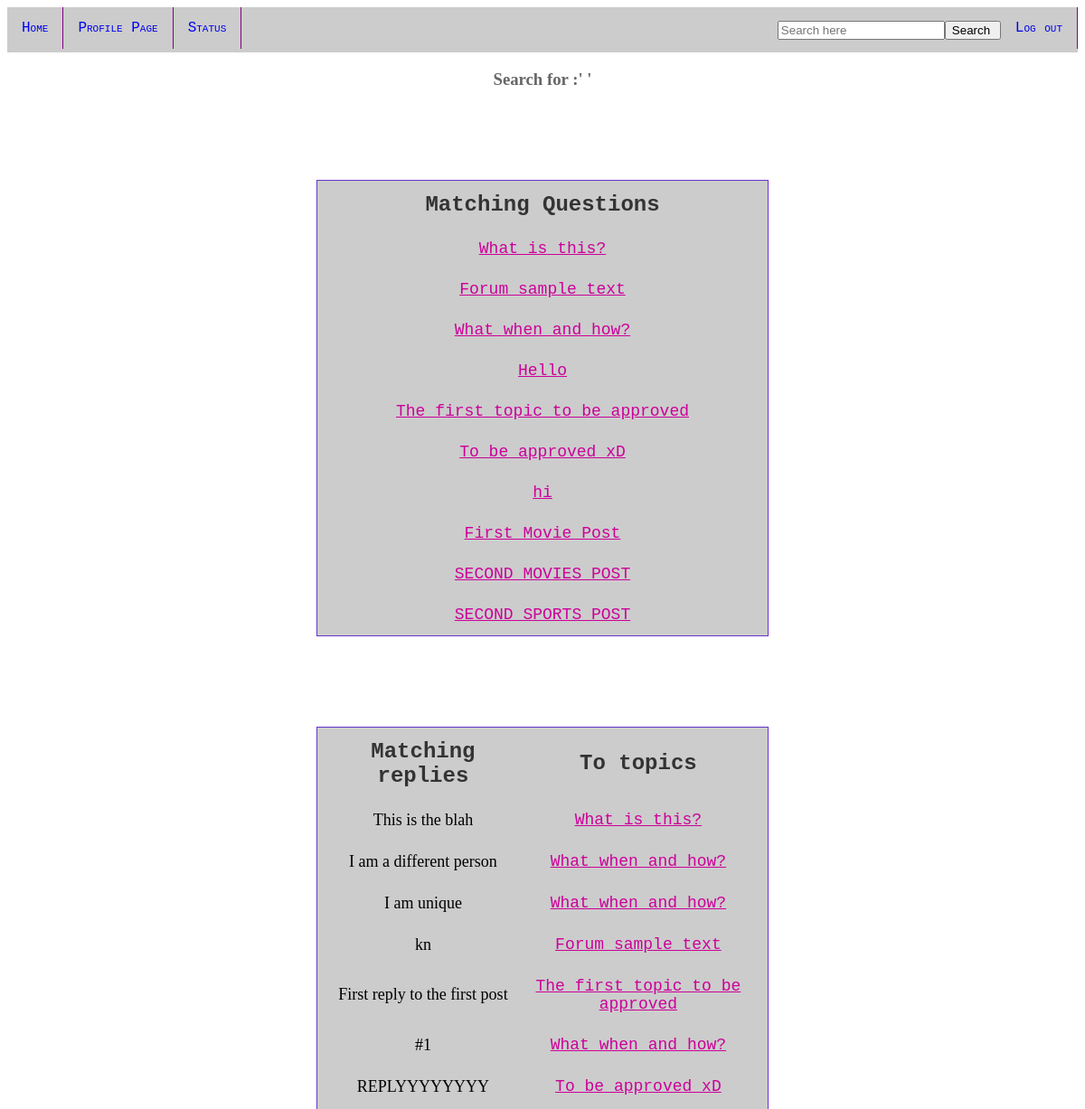
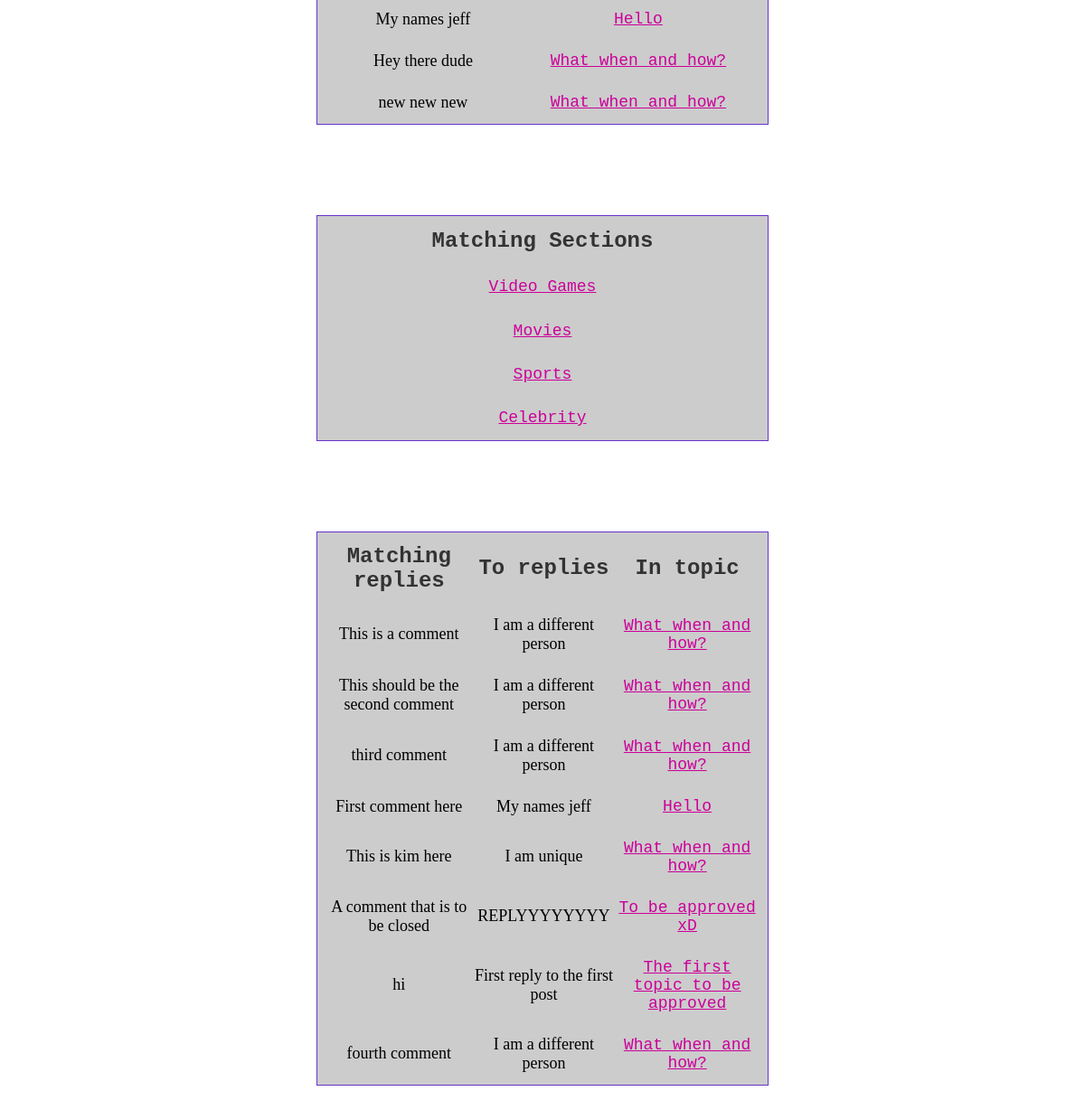
Screenshot of /search.php with the database file from the repository (2 pictures, top to bottom).
### tables this page shows
CREATE TABLE `question` (
  `Id` int(2) DEFAULT NULL,
  `Submitter` varchar(100) NOT NULL,
  `Topic` varchar(100) NOT NULL,
  `Section` varchar(100) NOT NULL,
  `Approved` int(2) NOT NULL DEFAULT '0',
  `Closed` int(2) NOT NULL DEFAULT '0',
  `Time` varchar(100) NOT NULL,
  `Reason` varchar(100) DEFAULT NULL
);

CREATE TABLE `reply` (
  `Topic` varchar(100) DEFAULT NULL,
  `Section` varchar(100) DEFAULT NULL,
  `Reply` varchar(100) DEFAULT NULL,
  `Submitter` varchar(100) DEFAULT NULL,
  `Time` varchar(100) NOT NULL,
  `Approved` int(2) NOT NULL DEFAULT '0',
  `Reason` varchar(100) DEFAULT NULL,
  `Rexists` int(2) NOT NULL DEFAULT '0'
);

CREATE TABLE `section` (
  `Section` varchar(100) NOT NULL,
  `Approved` int(2) NOT NULL DEFAULT '0'
);

CREATE TABLE `replyreply` (
  `Replyto` varchar(100) NOT NULL,
  `Submitter` varchar(100) DEFAULT NULL,
  `Time` varchar(100) NOT NULL,
  `Content` varchar(100) DEFAULT NULL,
  `Approved` int(2) DEFAULT '0'
);

### search.php (the view, shortened to what this page needs)
<!DOCTYPE html PUBLIC "-//W3C//DTD XHTML 1.0 Transitional//EN" "http://www.w3.org/TR/xhtml1/DTD/xhtml1-transitional.dtd">
<html xmlns="http://www.w3.org/1999/xhtml">
<head>
</head>
<body>
<?php
require_once('config.php');
require_once('navbar.php');
$search=$_POST['search'];
?>
	<h3 align="center" style="color:#666666;">Search for :' <?php echo "<strong class='strng' id='temp'>".$search."</strong>" ?>'</h3>
	<div align="center">
	<table>
	<th class="muhaha">Matching Questions</th>
	<?php
	$sql="SELECT Topic,Section FROM question WHERE Topic LIKE '%$search%' AND Approved=1 ";
	$result=mysqli_query($conn,$sql);
	if (mysqli_num_rows($result)<1)
	{echo "<tr><td>No Match Found .</td></tr>";}
	else
	{
	while($hey=mysqli_fetch_assoc($result))
		{
		$title=$hey['Section'];
		$dump=$hey['Topic'];
		$temp= stripos($dump,$search);
		$use=  substr_replace($hey['Topic'],"<strong class='strng'>".$search.'</strong>',$temp,strlen($search));
		echo "<tr><td><br>";
		echo "<a href='vgames1.php?id1=".$hey['Topic']."&title=$title' class='damn'>".$use."</a>";
		echo "</td></tr>";
		}
		}
	?>
	</table>
	</div>
	<div align="center">
	<table>
	<th class="muhaha">Matching replies</th>
	<th class="muhaha">To topics</th>
	<?php
	$sql="Select Reply,Topic,Section FROM reply where Approved=1 AND reply LIKE '%$search%'";
	$result=mysqli_query($conn,$sql);
	if(mysqli_num_rows($result)<1)
	{echo "<tr><td colspan='2'>Not Found .</td></tr>";}
	else
	{
	while($hey=mysqli_fetch_assoc($result))
		{
		$title=$hey['Section'];
		$dump=$hey['Reply'];
		$dump1=$hey['Topic'];
		$temp= stripos($dump,$search);
		$use=  substr_replace($hey['Reply'],"<strong class='strng'>".$search.'</strong>',$temp,strlen($search));
		echo "<tr><td><br>";
		echo $use;
		echo "</td><td><br>";
		$temp1= stripos($dump1,$search);
		if($temp1!=NULL)
		$use=  substr_replace($hey['Topic'],"<strong class='strng'>".$search.'</strong>',$temp1,strlen($search));
		else
		$use=$hey['Topic'];
		echo "<a href='vgames1.php?id1=".$hey['Topic']."&title=$title' class='damn'>".$use."</a>";
		echo "</td></tr>";
		}
		}
	?>
	</table>
	</div>
	<div align="center">
	<table>
	<th class="muhaha"> Matching Sections</th>
	<?php
	$sql="SELECT * FROM section WHERE Section LIKE '%$search%' AND Approved=1";
	$result=mysqli_query($conn,$sql);
	if(mysqli_num_rows($result)<1)
	{echo "<tr ><td >Not Found .</td></tr>";}
	else
	{
	while($hey=mysqli_fetch_assoc($result))
		{
		$dump=$hey['Section'];
		$temp= stripos($dump,$search);
		$use=  substr_replace($hey['Section'],"<strong class='strng'>".$search.'</strong>',$temp,strlen($search));
		echo "<tr><td><br>";
		echo "<a href='vgames.php?id=".$hey['Section']."' class='damn'>".$use."</a>";
		echo "</td></tr>";
		}
		}
	?>
	</table>
	</div>
	<div align="center">
	<table>
	<th class="muhaha">Matching replies</th>
	<th class="muhaha">To replies</th>
	<th class="muhaha">In topic </th>
	<?php
	$sql="SELECT * FROM replyreply WHERE Content LIKE '%$search%' AND Approved=1";
	$result=mysqli_query($conn,$sql);
	if(mysqli_num_rows($result)<1)
	{echo "<tr ><td colspan='3'>Not Found .</td></tr>";}
	else
	{
	while($hey=mysqli_fetch_assoc($result))
		{
		$dump=$hey['Content'];
		$temp= stripos($dump,$search);
		$use=  substr_replace($hey['Content'],"<strong class='strng'>".$search.'</strong>',$temp,strlen($search));
		echo "<tr><td><br>";
		echo $use;
		echo "</td><td><br>";
		echo $hey['Replyto'];
		$dump=$hey['Replyto'];
		$sql1="SELECT Topic,Section FROM reply WHERE Reply='$dump'";
		$result1=mysqli_query($conn,$sql1);
		$hey1=mysqli_fetch_assoc($result1);
		$useme=$hey1['Topic'];
		$irr=$hey1['Section'];
		echo "<td><br>";
		echo "<a href='vgames1.php?id1=$useme&title=$irr' class='damn'>".$useme."</a>";
		echo "</td></tr>";
		}
		}
	?>
	</table></div>
</body>
</html>

### search.php (style rules this page uses)
th.muhaha { color:#333333; font-family:"Courier New", Courier, monospace; font-size:24px; }
a.damn { color:#CC0099; font-family:"Courier New", Courier, monospace; }
table { border:1px solid #6633CC; padding:10px; margin:100px; text-align:center; width:500px; height:250px; background:#CCCCCC }
td,tr { font-size:large; text-align:center; }

### rows the page displays
question: Topic "What is this?"
question: Topic "Forum sample text"
question: Topic "What when and how?"
question: Topic "Hello"
question: Topic "The first topic to be approved"
question: Topic "To be approved xD"
question: Topic "hi"
question: Topic "First Movie Post"
question: Topic "SECOND MOVIES POST"
question: Topic "SECOND SPORTS POST"
reply: Reply "This is the blah", Topic "What is this?"
reply: Reply "I am a different person", Topic "What when and how?"
reply: Reply "I am unique", Topic "What when and how?"
reply: Reply "kn", Topic "Forum sample text"
reply: Reply "First reply to the first post", Topic "The first topic to be approved"
reply: Reply "#1", Topic "What when and how?"
reply: Reply "REPLYYYYYYYY", Topic "To be approved xD"
reply: Reply "My names jeff", Topic "Hello"
reply: Reply "Hey there dude", Topic "What when and how?"
reply: Reply "new new new", Topic "What when and how?"
section: Section "Video Games"
section: Section "Movies"
section: Section "Sports"
section: Section "Celebrity"
replyreply: Content "This is a comment", Replyto "I am a different person", useme "What when and how?"
replyreply: Content "This should be the second comment", Replyto "I am a different person", useme "What when and how?"
replyreply: Content "third comment", Replyto "I am a different person", useme "What when and how?"
replyreply: Content "First comment here", Replyto "My names jeff", useme "Hello"
replyreply: Content "This is kim here", Replyto "I am unique", useme "What when and how?"
replyreply: Content "A comment that is to be closed", Replyto "REPLYYYYYYYY", useme "To be approved xD"
replyreply: Content "hi", Replyto "First reply to the first post", useme "The first topic to be approved"
replyreply: Content "fourth comment", Replyto "I am a different person", useme "What when and how?"
